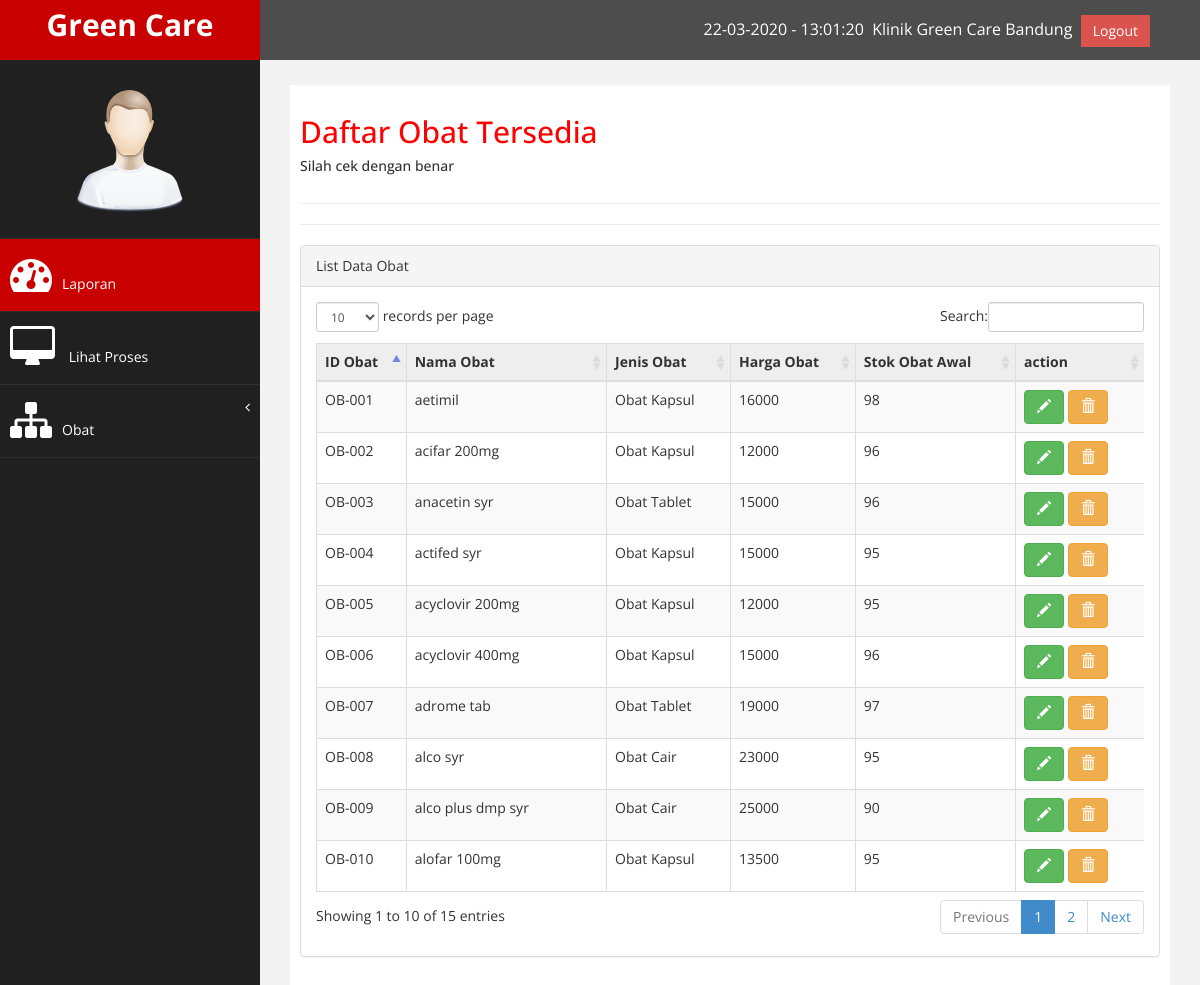
The page /modul/on-pimpinan/lihat_obat.php on the database its author committed.
### tables this page shows
CREATE TABLE `t_obat` (
  `id_obat` varchar(10) NOT NULL,
  `nama_obat` varchar(20) NOT NULL,
  `jenis_obat` varchar(20) NOT NULL,
  `satuan` varchar(100) NOT NULL,
  `harga_obat` varchar(20) NOT NULL,
  `stok_obat_awal` varchar(20) NOT NULL,
  `stok_obat` varchar(100) NOT NULL
);

### modul/on-pimpinan/lihat_obat.php (the view, shortened to what this page needs)
<!DOCTYPE html>
<html xmlns="http://www.w3.org/1999/xhtml">
<head>
    <link href="../../assets/css/bootstrap.css" rel="stylesheet" />
    <link href="../../assets/css/font-awesome.css" rel="stylesheet" />
    <link href="../../assets/js/morris/morris-0.4.3.min.css" rel="stylesheet" />
    <link href="../../assets/css/custom.css" rel="stylesheet" />
    <link href="../../assets/js/dataTables/dataTables.bootstrap.css" rel="stylesheet" />
	<link rel="stylesheet" href="../../assets/Validator/css/formValidation.css"/>
</head>
<body>
    <div id="wrapper">
        <nav class="navbar navbar-default navbar-cls-top " role="navigation" style="margin-bottom: 0">
            <div class="navbar-header">
                <a class="navbar-brand" href="index.php">Green Care</a>
            </div>
  <div style="color: white;
padding: 15px 50px 5px 50px;
float: right;
font-size: 16px;"><?php echo date("d-m-Y");?> - <?php echo $jam=date("H:i:s");	;?> &nbsp;Klinik Green Care Bandung &nbsp;<a href="./../../logout.php" class="btn btn-danger square-btn-adjust">Logout</a> </div>
        </nav>
          <nav class="navbar-default navbar-side" role="navigation">
            <div class="sidebar-collapse">
                <ul class="nav" id="main-menu">
				<li class="text-center">
                    <img src="../../assets/img/find_user.png" class="user-image img-responsive"/>
					</li>
                    <li>
                        <a class="active-menu" href="index.php"><i class="fa fa-dashboard fa-3x"></i>Laporan</a>
                    </li>
                     <li>
                        <a  href="proses.php"><i class="fa fa-desktop fa-3x"></i> Lihat Proses</a>
                    </li>
					<li>
                        <a href="#"><i class="fa fa-sitemap fa-3x"></i>Obat<span class="fa arrow"></span></a>
                    </li>
                </ul>
            </div>
        </nav>
        <div id="page-wrapper" >
            <div id="page-inner">
                <div class="row">
                    <div class="col-md-12">
                     <h2>Daftar Obat Tersedia</h2>
                        <h5>Silah cek dengan benar</h5>
                    </div>
                </div>
					<hr>
					<hr>
                    <div class="panel panel-default">
                        <div class="panel-heading">
                             List Data Obat
                        </div>
                        <div class="panel-body">
                            <div class="table-responsive">
                                <table class="table table-striped table-bordered table-hover" id="dataTables-example">
									<thead bgcolor="#eeeeee" align="center">
                                        <tr>
                                        <th>ID Obat</th>
	                                    <th>Nama Obat</th>
                                        <th>Jenis Obat</th>
                                        <th>Harga Obat</th>
                                        <th>Stok Obat Awal</th>
	                                    <th> action</th>
                                       </tr>
                                      </thead>
                                <tbody>
					<?php
                        $query = "SELECT id_obat, nama_obat, jenis_obat, harga_obat ,stok_obat FROM t_obat";
                        $sql = mysql_query($query);
                        ?>
                        <?php
                        while ($hasil = mysql_fetch_array($sql))
                        {
                          $id_obat = $hasil ['id_obat'];
                          $nama_obat = $hasil ['nama_obat'];
                          $jenis_obat = $hasil['jenis_obat'];
                          $harga_obat = $hasil['harga_obat'];
                          $stok_obat = $hasil['stok_obat'];
						  ?>
                        <tr>
                          <td><?php echo $id_obat; ?></td>
                          <td><?php echo $nama_obat; ?></td>
                          <td><?php echo $jenis_obat; ?></td>
                          <td><?php echo $harga_obat; ?></td>
                          <td><?php echo $stok_obat; ?></td>
                          <td class="center">
                            <div class="centered">
							  <a href="editObat.php?act=edit&id=<?php echo $id_obat;?>" class="btn btn-success" title="Edit"><i class="glyphicon glyphicon-pencil"></i></a>
                              <a href="obat.php?act=del&id_obat=<?php echo $id_obat;?>" class="btn btn-warning" title="Delete"><i class="glyphicon glyphicon-trash"></i></a>
							   </div>
                            </td>
                        </tr>
                        <?php
                        }
                        ?>
                                    </tbody>
                                </table>
                            </div>
                        </div>
                    </div>
			</div>
                            </div>
                        </div>
</body>
</html>

### assets/css/custom.css (style rules this page uses)
body { font-family: 'Open Sans', sans-serif; }
#wrapper { width: 100%; background:#202020; }
#page-wrapper { padding: 15px 15px; min-height: 600px; background:#F3F3F3; }
#page-inner { width:100%; margin:10px 20px 10px 0px; background-color:#fff!important; padding:10px; min-height:1200px; }
.text-center { text-align:center; }
h2 { color: #f00; }
.square-btn-adjust { border: 0px solid transparent; -webkit-border-radius: 0px; -moz-border-radius: 0px; border-radius: 0px; }
.user-image { margin: 25px auto; -webkit-border-radius: 10px; -moz-border-radius: 10px; border-radius: 10px; max-height:170px; max-width:170px; }
.navbar-cls-top .navbar-brand { color: #fff; background: #C90000; width: 260px; text-align: center; height: 60px; font-size: 30px; font-weight: 700; }
.active-menu { background-color:#C90000!important; }
.arrow { float: right; }
.fa.arrow:before { content: "\f104"; }
.sidebar-collapse , .sidebar-collapse .nav { background:none; }
.sidebar-collapse .nav { padding:0; }
.sidebar-collapse .nav > li > a { color:#fff; background:#202020; text-shadow:none; }
.sidebar-collapse > .nav > li > a { padding:15px 10px; }
.sidebar-collapse > .nav > li { border-bottom: 1px solid rgba(107, 108, 109, 0.19); }
.navbar-side { border:none; background-color: #202020; }
.navbar-cls-top { background:#4D4D4D; border-bottom:none; }
.navbar-default { border:0px solid black; }
.navbar-header { background: #A70303; }
.nav > li > a > i { margin-right:10px; }
@media (min-width:768px) { #page-wrapper { margin: 0 0 0 260px; padding: 15px 30px; min-height: 1200px; } }
@media (min-width:768px) { .navbar-side { z-index: 1; position: absolute; width: 260px; } }
@media (min-width:768px) { .navbar { border-radius: 0px; } }

### rows shown on the page
t_obat: id_obat "OB-001", nama_obat "aetimil", jenis_obat "Obat Kapsul", harga_obat "16000", stok_obat "98"
t_obat: id_obat "OB-002", nama_obat "acifar 200mg", jenis_obat "Obat Kapsul", harga_obat "12000", stok_obat "96"
t_obat: id_obat "OB-003", nama_obat "anacetin syr", jenis_obat "Obat Tablet", harga_obat "15000", stok_obat "96"
t_obat: id_obat "OB-004", nama_obat "actifed syr", jenis_obat "Obat Kapsul", harga_obat "15000", stok_obat "95"
t_obat: id_obat "OB-005", nama_obat "acyclovir 200mg", jenis_obat "Obat Kapsul", harga_obat "12000", stok_obat "95"
t_obat: id_obat "OB-006", nama_obat "acyclovir 400mg", jenis_obat "Obat Kapsul", harga_obat "15000", stok_obat "96"
t_obat: id_obat "OB-007", nama_obat "adrome tab", jenis_obat "Obat Tablet", harga_obat "19000", stok_obat "97"
t_obat: id_obat "OB-008", nama_obat "alco syr", jenis_obat "Obat Cair", harga_obat "23000", stok_obat "95"
t_obat: id_obat "OB-009", nama_obat "alco plus dmp syr", jenis_obat "Obat Cair", harga_obat "25000", stok_obat "90"
t_obat: id_obat "OB-010", nama_obat "alofar 100mg", jenis_obat "Obat Kapsul", harga_obat "13500", stok_obat "95"
